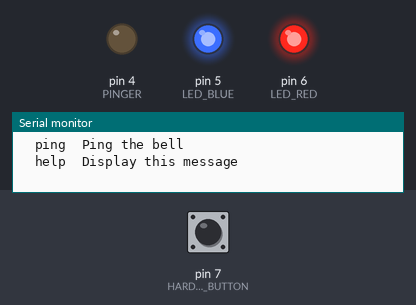
A sketch run on a simulated Arduino Mega 2560, built with avr-gcc and run on an emulated ATmega2560. Parts: output pins drawn as LEDs (lit = HIGH), the last lines printed to the serial monitor. Dashed ring = blinking. Inputs (shaded band) come from the test bench; at power-on: pin 7 (HARDWARE_BUTTON) HIGH.

Above: at 1.3 s.
1.4 s: pin 7 (HARDWARE_BUTTON) pulled LOW for 1 s
At 2.4 s:
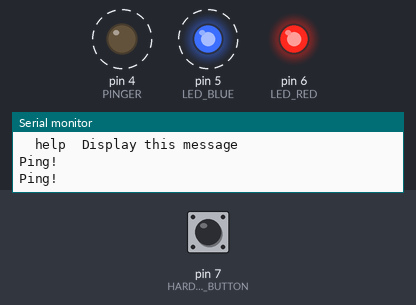
3.9 s: pin 7 (HARDWARE_BUTTON) pulled LOW for 3.2 s
At 8.1 s:
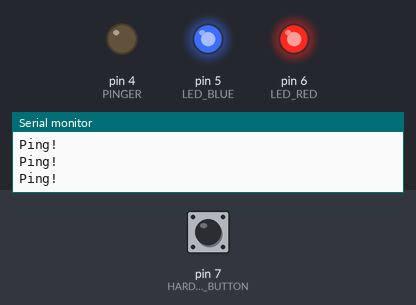
Timing chart, 0 to 9.6 s (numbered marks = the images above; inputs shaded):
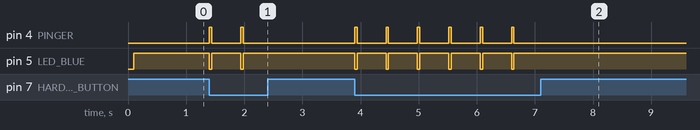

Measured:
- after the input at 1.4 s, pin 4 (PINGER): alternates HIGH for 0.04 s and LOW for 0.50 s, 4 changes in all, then stays LOW, starting at once; pin 5 (LED_BLUE): alternates HIGH for 0.50 s and LOW for 0.04 s, 4 changes in all, then stays HIGH, starting at once
- after the input at 3.9 s, pin 4 (PINGER): alternates HIGH for 0.04 s and LOW for 0.50 s, 12 changes in all, then stays LOW, starting at once; pin 5 (LED_BLUE): alternates HIGH for 0.50 s and LOW for 0.04 s, 12 changes in all, then stays HIGH, starting at once

The sketch:

Pinger.ino
```cpp
const int NO_INPUT = -1;
const int UNKNOWN_COMMAND = 0;
const int PING_COMMAND = 1;
const int HELP_COMMAND = 2;

const int PINGER = 4;
const int LED_BLUE = 5;
const int LED_RED = 6;
const int HARDWARE_BUTTON = 7;

const int pingDuration_ms = 40;

void setup()
{
  // USB is always 12 Mbit/sec, regardless of the value passed in here.
  Serial.begin(9600);

  pinMode(PINGER, OUTPUT);
  digitalWrite(PINGER, LOW);

  pinMode(LED_BLUE, OUTPUT);
  pinMode(LED_RED, OUTPUT);
  pinMode(HARDWARE_BUTTON, INPUT);

  // Pull LED pins low to illuminate.
  digitalWrite(LED_RED, LOW);
  digitalWrite(LED_BLUE, LOW);
  delay(100);
  digitalWrite(LED_RED, HIGH);
  digitalWrite(LED_BLUE, HIGH);

  PerformUsageCommand();
}

void loop()
{
  int command = ReadCommand();
  switch (command)
  {
    case PING_COMMAND:
      PerformPingCommand(pingDuration_ms);
      break;

    case HELP_COMMAND:
    case UNKNOWN_COMMAND:
      PerformUsageCommand();
      break;
  }

  if (ButtonPressed())
  {
    PerformPingCommand(pingDuration_ms);
    delay(500);
  }
}

boolean ButtonPressed()
{
  int reading = digitalRead(HARDWARE_BUTTON);
  return reading == LOW;
}

int ReadCommand()
{
  String input = "";
  char incomingChar;
  while (Serial.available())
  {
    // Gobble whitespace until we have a command.
    incomingChar = char(Serial.read());
    if (!IsWhitespace(incomingChar))
    {
      input += incomingChar;
    }

    if (IsWhitespace(incomingChar))
    {
      if (input == "ping") { return PING_COMMAND; }
      if (input == "help") { return HELP_COMMAND; }
      // Add other commands here...

      if (input.length() != 0) { return UNKNOWN_COMMAND; }
    }
  }

  // If there's no characters available we should probably
  // store what we've got so far and loop, but for now, just
  // say that there was no input.
  return NO_INPUT;
}

boolean IsWhitespace(char c)
{
  // We'll treat all ASCII characters equal to or less than 32 (' ') as whitespace
  return c <= 32;
}

void PerformPingCommand(int durationMs)
{
  digitalWrite(PINGER, HIGH);
  digitalWrite(LED_BLUE, LOW);
  delay(durationMs);

  digitalWrite(PINGER, LOW);
  digitalWrite(LED_BLUE, HIGH);
  Serial.println("Ping!");
}

void PerformUsageCommand()
{
  // Echo some helpful text to the serial port.
  Serial.println("Usage: ");
  Serial.println("Send commands separated by whitespace characters.");
  Serial.println("  ping  Ping the bell");
  Serial.println("  help  Display this message");
  Serial.println();
}
```
